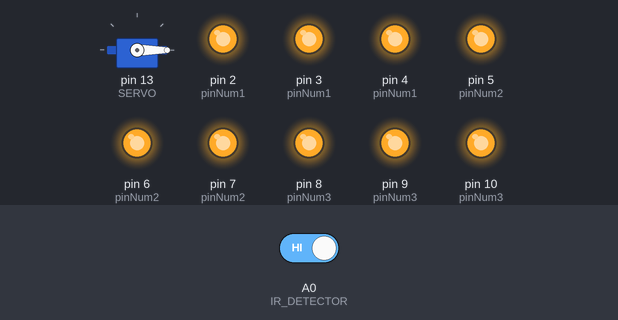
Recording of a sketch running on a simulated Arduino Uno, built with avr-gcc and run on an emulated ATmega328P. Shown: servo, output pins drawn as LEDs (lit = HIGH). The test bench sets the inputs (shaded band); at power-on: A0 (IR_DETECTOR) HIGH. What the sketch prints to the serial monitor is not drawn.

Above: at 1.2 s.
1.3 s: A0 (IR_DETECTOR) driven LOW
At 2.3 s:
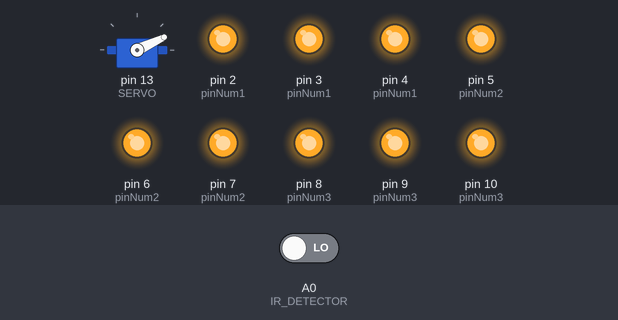
At 4.69 s:
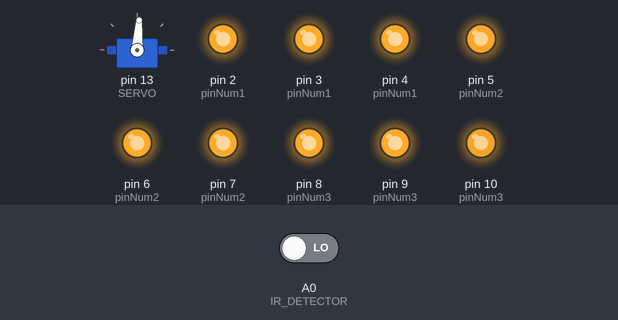
7.3 s: A0 (IR_DETECTOR) driven HIGH
At 8.4 s:
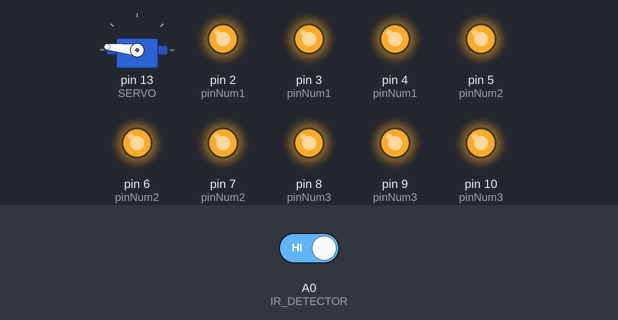
Timing chart, 0 to 11.8 s (numbered marks = the images above; inputs shaded):
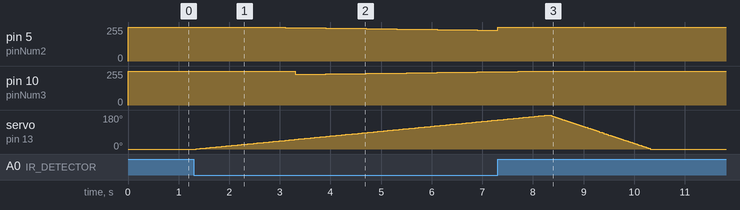

The sketch:

LightsAndMotor.ino
```cpp
//www.elegoo.com
//2016.12.8

#include "SweepingLight.h"
#include <Servo.h>


// Define Pins
#define IR_DETECTOR A0
#define RESET 12
#define SERVO 13

#define RED1 4
#define GREEN1 3
#define BLUE1 2

#define RED2 7
#define GREEN2 6
#define BLUE2 5

#define RED3 10
#define GREEN3 9
#define BLUE3 8

SweepingLight* sweepingLight1;
SweepingLight* sweepingLight2;
SweepingLight* sweepingLight3;
Servo servo;

int _servoPos = 0;
unsigned long _servoStartTimeMs = 0;
unsigned long _servoMoveEndTimeMs = 0;
unsigned long _servoMoveTimeMs = 0;
unsigned long _servoResetTimeMs = 0;
unsigned long _servoResetEndTimeMs = 0;
bool _isServoMoving = false;

void setup()
{
    Serial.begin(115200);
    //RESET switch
    pinMode(RESET, INPUT_PULLUP);

    //IR_DETECTOR
    pinMode(IR_DETECTOR, INPUT);

    // led 1
    int pinNum1[3] = {RED1, GREEN1, BLUE1};
    sweepingLight1 = new SweepingLight(pinNum1, true);

    // led 2
    int pinNum2[3] = {RED2, GREEN2, BLUE2};
    sweepingLight2 = new SweepingLight(pinNum2, true);

    // led 3
    int pinNum3[3] = {RED3, GREEN3, BLUE3};
    sweepingLight3 = new SweepingLight(pinNum3, true);

    servo.attach(SERVO);
    servo.write(_servoPos);
}

// main loop
void loop()
{
    unsigned long currentTimeMs = millis();
    //Serial.println(currentTime);

    if (
        //digitalRead(RESET) == LOW &&
        digitalRead(IR_DETECTOR) == LOW &&
        !sweepingLight1->_lightLoopRunning &&
        !sweepingLight2->_lightLoopRunning)
    {
        int startColor1[3] = {25, 0, 0};
        int endColor1[3] = {0, 0, 25};
        sweepingLight1->init(startColor1, endColor1, currentTimeMs, 0, 5000);

        int startColor2[3] = {25, 0, 0};
        int endColor2[3] = {0, 0, 25};
        sweepingLight2->init(startColor2, endColor2, currentTimeMs, 1000, 5000);

        int startColor3[3] = {25, 0, 0};
        int endColor3[3] = {0, 0, 25};
        sweepingLight3->init(startColor3, endColor3, currentTimeMs, 2000, 5000);

        servoInit(currentTimeMs, 7000, 2000);
    }

    if(sweepingLight1->_lightLoopRunning)
    {
        sweepingLight1->step(currentTimeMs);
    }

    if(sweepingLight2->_lightLoopRunning)
    {
        sweepingLight2->step(currentTimeMs);
    }

    if(sweepingLight3->_lightLoopRunning)
    {
        sweepingLight3->step(currentTimeMs);
    }

    if(_isServoMoving)
    {
        servoStep(currentTimeMs);
    }
}

void servoInit(unsigned long currentTimeMs, unsigned long timeToMove, unsigned long servoResetTimeMs)
{
    _servoStartTimeMs = currentTimeMs;
    _servoMoveEndTimeMs = currentTimeMs + timeToMove;
    _servoMoveTimeMs = timeToMove;
    _servoResetTimeMs = servoResetTimeMs;
    _servoResetEndTimeMs = _servoMoveEndTimeMs + _servoResetTimeMs;
    _isServoMoving = true;
}

void servoStep(unsigned long currentTimeMs)
{
    Serial.print(" currentTimeMs: ");
    Serial.print(currentTimeMs);
    Serial.print(" _servoStartTimeMs: ");
    Serial.println(_servoStartTimeMs);
    Serial.print(" _servoMoveEndTimeMs: ");
    Serial.println(_servoMoveEndTimeMs);
     Serial.print(" _servoResetTimeMs: ");
    Serial.println(_servoResetTimeMs);
    if(currentTimeMs > _servoResetEndTimeMs)
    {
        servo.write(0);
        _isServoMoving = false;
        return;
    }

    if(currentTimeMs < _servoMoveEndTimeMs)
    {
        _servoPos = (int)(180.0 * (float(currentTimeMs) - float(_servoStartTimeMs)) / _servoMoveTimeMs);
    }
    else
    {
        _servoPos = 180 - (int)(180.0 * (float(currentTimeMs) - float(_servoMoveEndTimeMs)) / _servoResetTimeMs);
    }

    Serial.println(_servoPos);
    servo.write(_servoPos);
}
```

SweepingLight.cpp
```cpp
#include "Arduino.h"
#include "SweepingLight.h"

SweepingLight::SweepingLight(int pinNums[], const bool& commonCathode)
{
    _pinNums = new int[3];
    _startColor = new int[3];
    _endColor = new int[3];
    _colorDeltas = new int[3];
    _lightLoopRunning = false;
    _isCommonCathode = commonCathode;

    memcpy(_pinNums, pinNums, 3*sizeof(int));

    pinMode(_pinNums[0], OUTPUT);
    pinMode(_pinNums[1], OUTPUT);
    pinMode(_pinNums[2], OUTPUT);
    digitalWrite(_pinNums[0], HIGH);
    digitalWrite(_pinNums[1], HIGH);
    digitalWrite(_pinNums[2], HIGH);
}

SweepingLight::~SweepingLight()
{
    delete _pinNums;
    delete _startColor;
    delete _endColor;
    delete _colorDeltas;
}

void SweepingLight::init(int startColor[], int endColor[], const unsigned long& startTimeMs, const unsigned long& initDelayTimeMs, const unsigned long& timeLitMs)
{
    _lightLoopRunning = true;

    _startTimeMs = startTimeMs;
    _initDelayTimeMs = initDelayTimeMs;
    _timeLitMs = timeLitMs;

    if(_isCommonCathode)
    {
        for(int i=0; i<3; i++)
        {
            _startColor[0] = 255 - startColor[0];
            _startColor[1] = 255 - startColor[1];
            _startColor[2] = 255 - startColor[2];
            _endColor[0] = 255 - endColor[0];
            _endColor[1] = 255 - endColor[1];
            _endColor[2] = 255 - endColor[2];
        }
    }
    else
    {
        memcpy(_startColor, startColor, 3*sizeof(int));
        memcpy(_endColor, endColor, 3*sizeof(int));
    }

    _colorDeltas[0] = _endColor[0] - _startColor[0];
    _colorDeltas[1] = _endColor[1] - _startColor[1];
    _colorDeltas[2] = _endColor[2] - _startColor[2];
}

void SweepingLight::step(const unsigned long& currentTimeMs)
{
    if(currentTimeMs < _startTimeMs + _initDelayTimeMs)
    {
        return;
    }

    unsigned long endTimeMs = _startTimeMs + _initDelayTimeMs + _timeLitMs;
    if(currentTimeMs > endTimeMs)
    {
        finish();
        return;
    }

    unsigned long elapsedTimeLitMs = currentTimeMs - (_startTimeMs + _initDelayTimeMs);

    int colorToSet[3];
    float ratio = float(elapsedTimeLitMs)/float(_timeLitMs);

    // Serial.print(_startColor[0]);
    // Serial.print(" --- ");
    // Serial.print("ratio: ");
    // Serial.print(ratio);
    // Serial.print(" elapsed: ");
    // Serial.print(elapsedTimeLitMs);
    // Serial.print(" timeLit: ");
    // Serial.println(_timeLitMs);

    colorToSet[0] = _startColor[0] + (int)(_colorDeltas[0] * ratio);
    colorToSet[1] = _startColor[1] + (int)(_colorDeltas[1] * ratio);
    colorToSet[2] = _startColor[2] + (int)(_colorDeltas[2] * ratio);
    setColor(colorToSet);
}

void SweepingLight::finish()
{
    digitalWrite(_pinNums[0], HIGH);
    digitalWrite(_pinNums[1], HIGH);
    digitalWrite(_pinNums[2], HIGH);
    _lightLoopRunning = false;
}

void SweepingLight::setColor(int color[])
{
    analogWrite(_pinNums[0], color[0]);
    analogWrite(_pinNums[1], color[1]);
    analogWrite(_pinNums[2], color[2]);
}
```

SweepingLight.h
```cpp
#ifndef SweepingLight_h
#define SweepingLight_h

#include "Arduino.h"

class SweepingLight
{
    public:
        SweepingLight(int pinNums[], const bool& isCommonCathode);
        ~SweepingLight();
        void init(int startColor[], int endColor[], const unsigned long& startTimeMs, const unsigned long& initDelayTimeMs, const unsigned long& timeLitMs);
        void step(const unsigned long& currentTimeMs);
        void finish();
        bool _lightLoopRunning;
    private:
        void setColor(int color[]);

        bool _isCommonCathode;
        int* _pinNums;
        int* _startColor;
        int* _endColor;
        int* _colorDeltas;

        unsigned long _startTimeMs;
        unsigned long _initDelayTimeMs;
        unsigned long _timeLitMs;
};

#endif
```

Measured:
- after the input at 1.3 s, pin 5 (pinNum2): moves from 255/255 to 231/255 over 4.6 s, starting after 1.2 s; pin 10 (pinNum3): 255/255 → 230/255 after 2.0 s, → 231/255 0.19 s later, → 232/255 0.20 s later, → 233/255 0.20 s later, … (20 changes in this stretch); servo on pin 13 (SERVO): moves from 0° to 153° over 5.9 s, starting after 0.05 s
- after the input at 7.3 s, pin 5 (pinNum2): goes on until 7.3 s, then stays 255/255
